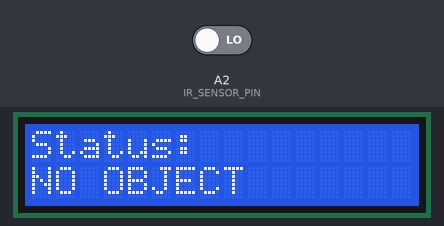
This sketch was run on a simulated Arduino Uno, built with avr-gcc and run on an emulated ATmega328P. Parts: 16×2 character LCD. Inputs (shaded band) come from the test bench; at power-on: A2 (IR_SENSOR_PIN) LOW.

Above: at 3.2 s.
3.3 s: A2 (IR_SENSOR_PIN) driven HIGH
At 4.6 s:
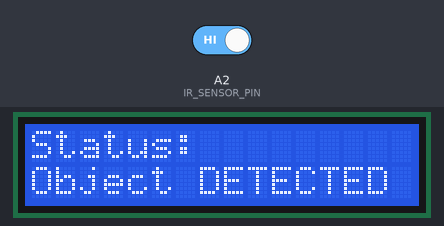
5.1 s: A2 (IR_SENSOR_PIN) driven LOW
At 5.7 s:
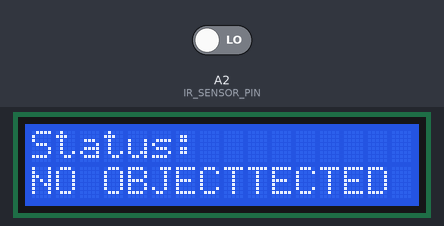
Timing chart, 0 to 8.1 s (numbered marks = the images above; inputs shaded):
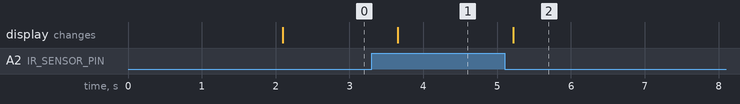

Measured:
- after the input at 3.3 s, the display: changes after 0.35 s (image 1)
- after the input at 5.1 s, the display: changes after 0.12 s (image 2)

The sketch:

LDR.ino
```cpp
#include <Wire.h>
#include <LiquidCrystal_I2C.h>

#define IR_SENSOR_PIN A2  // IR sensor connected to digital pin 2

LiquidCrystal_I2C lcd(0x27, 16, 2);  // LCD address might be 0x3F on some modules

void setup() {
  pinMode(IR_SENSOR_PIN, INPUT);
  lcd.init();
  lcd.backlight();
  lcd.setCursor(0, 0);
  lcd.print("IR Sensor Ready");
  delay(2000);
  lcd.clear();
}

void loop() {
  int irValue = digitalRead(IR_SENSOR_PIN);

  lcd.setCursor(0, 0);
  lcd.print("Status:");

  lcd.setCursor(0, 1);
  if (irValue == HIGH) {
    lcd.print("Object DETECTED ");
  } else {
    lcd.print("NO OBJECT");
  }

  delay(500);
}
```
